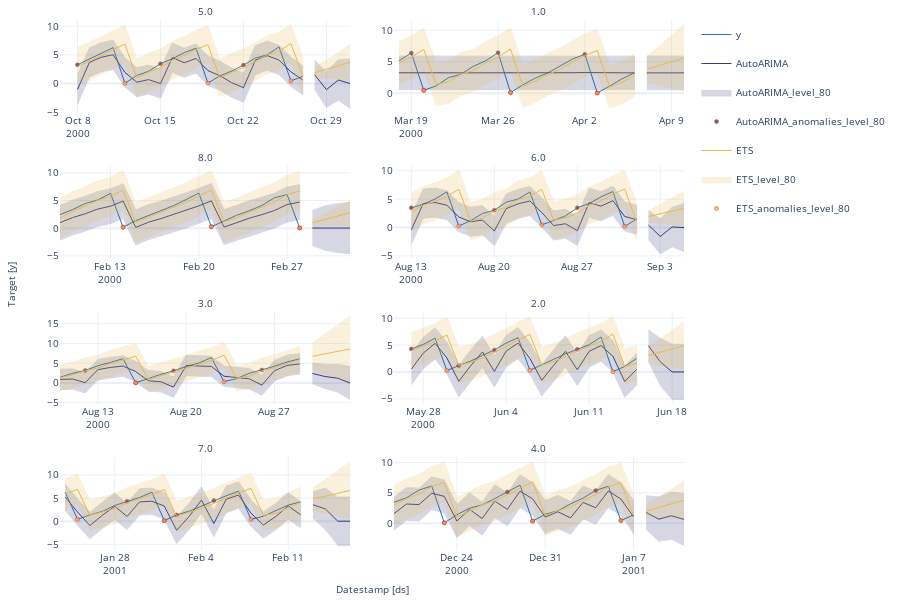

Notebook source saved alongside this figure:
### Code cell
#| hide
fcst.plot(fcst.forecast_fitted_values(),
          forecasts_df=fcsts_df,
          models=['AutoARIMA', 'ETS'], level=[80], 
          max_insample_length=20,
          plot_anomalies=True)
